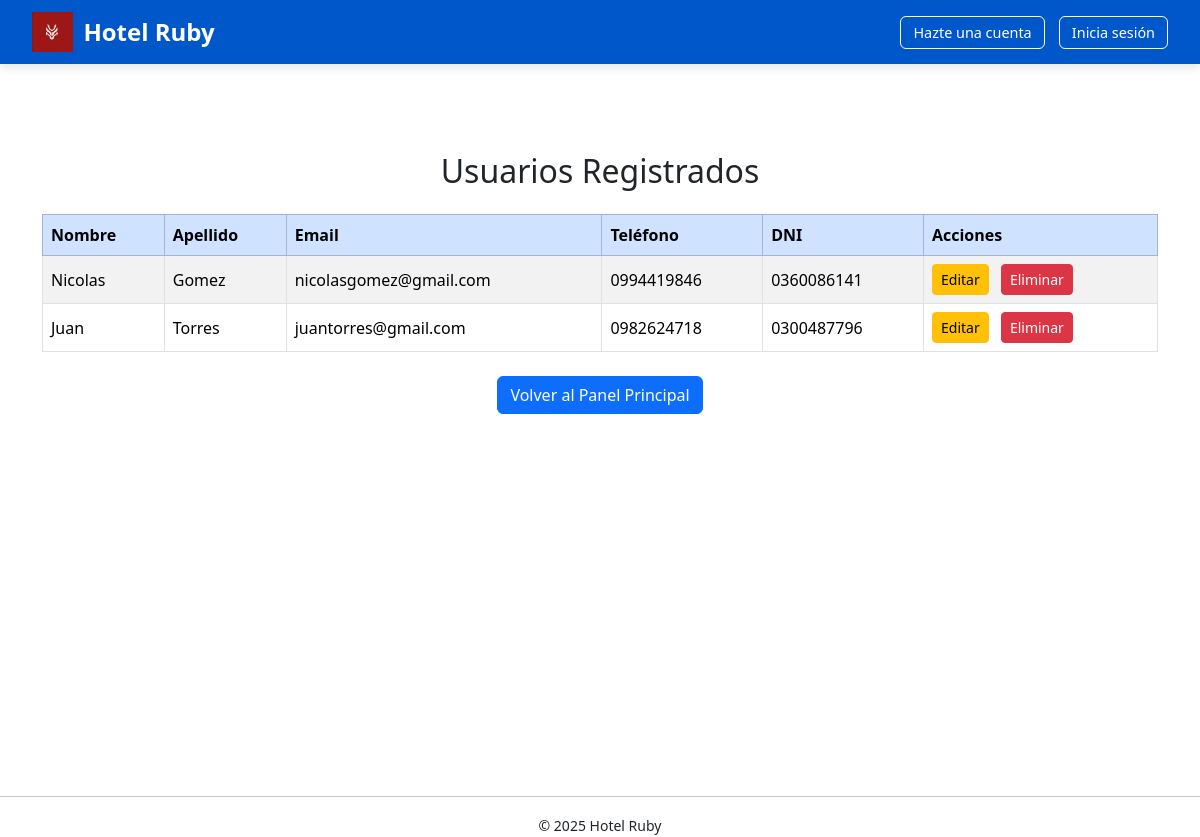
The app's page /usuarios/, older data.
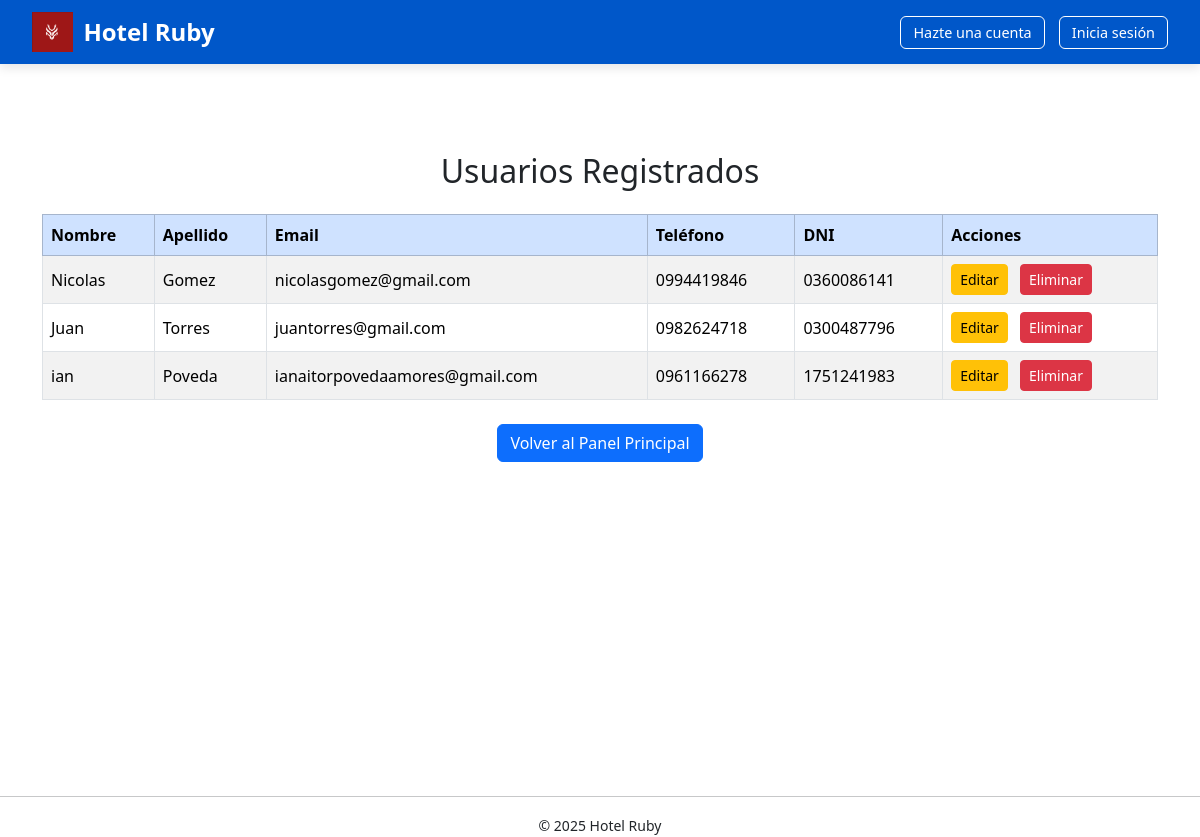
The same page, newer data.
### hotel/models.py (models this page shows, shortened)
class Cliente(models.Model):
    nombres   = models.CharField(max_length=50)
    apellidos = models.CharField(max_length=50)
    email     = models.EmailField(unique=True)
    telefono  = models.CharField(max_length=20)
    dni       = models.CharField(max_length=15, unique=True)

### hotel/views.py (the view)
# urls.py: path('usuarios/', views.lista_clientes, name='lista_clientes'),
def lista_clientes(request):
    clientes = Cliente.objects.all()
    return render(request, 'hotel/lista_clientes.html', {'clientes': clientes})

### hotel/templates/hotel/lista_clientes.html (shortened to what this page needs)
{% extends "base.html" %}
{% block content %}
<div class="container mt-5">
  <h2 class="text-center mb-4">Usuarios Registrados</h2>
  {% if clientes %}
    <div class="table-responsive">
      <table class="table table-striped table-bordered align-middle">
        <thead class="table-primary">
          <tr>
            <th>Nombre</th>
            <th>Apellido</th>
            <th>Email</th>
            <th>Teléfono</th>
            <th>DNI</th>
            <th>Acciones</th>
          </tr>
        </thead>
        <tbody>
          {% for cliente in clientes %}
          <tr>
            <td>{{ cliente.nombres }}</td>
            <td>{{ cliente.apellidos }}</td>
            <td>{{ cliente.email }}</td>
            <td>{{ cliente.telefono }}</td>
            <td>{{ cliente.dni }}</td>
            <td>
              <a href="{% url 'hotel:editar_cliente' cliente.id %}" class="btn btn-sm btn-warning me-2">Editar</a>
              <a href="{% url 'hotel:eliminar_cliente' cliente.id %}" class="btn btn-sm btn-danger">Eliminar</a>
            </td>
          </tr>
          {% endfor %}
        </tbody>
      </table>
    <div class="mt-4 text-center">
  <a href="{% url 'hotel:listado_habitaciones' %}" class="btn btn-primary">
    Volver al Panel Principal
  </a>
</div>
    </div>
  {% else %}
    <div class="alert alert-info text-center">No hay usuarios registrados.</div>
  {% endif %}
</div>
{% endblock %}

Row changes from the older to the newer data that the page shows:
added Cliente: nombres "ian", apellidos "Poveda", email "ianaitorpovedaamores@gmail.com", telefono "0961166278", dni "1751241983"
